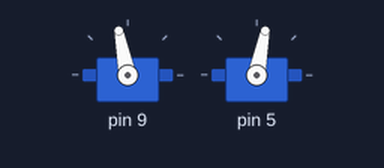
Simulated run of this sketch. Board: Arduino Uno, built with avr-gcc and run on an emulated ATmega328P. On the bench: 2 × servo.

Above: at 0.05 s.
Timing chart, 0 to 3.5 s (numbered marks = the images above):
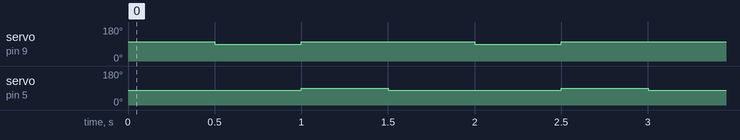

Measured:
- by itself, servo on pin 9: alternates 101° for 1.0 s and 90° for 0.50 s
- by itself, servo on pin 5: alternates 90° for 0.50 s and 79° for 1.0 s

The sketch:

wheel.ino
```cpp
#include "wheel.h"

wheel myWheel(9, 5);

void setup() {
  myWheel.init();

}

void loop() {
  myWheel.moveForwards();
  delay(500);

  myWheel.turnRight();
  delay(500);

  myWheel.turnLeft();
  delay(500);

}
```

wheel.cpp
```cpp
#include "wheel.h"

// constructor
wheel::wheel(int servoPin1, int servoPin2) {
  this->servoPin1 = servoPin1; // left
  this->servoPin2 = servoPin2; // right
}

// initialize the sensor
void wheel::init() {
  servo1.attach(servoPin1, 700, 2300);
  servo2.attach(servoPin2, 700, 2300);
}

void wheel::moveForwards() {
  servo1.writeMicroseconds(1600);
  servo2.writeMicroseconds(1400);
}

// unnecessary
void wheel::moveBackwards() {
  servo1.writeMicroseconds(1500);
  servo2.writeMicroseconds(1500);
}

void wheel::turnLeft() {
  servo1.writeMicroseconds(1600);
  servo2.writeMicroseconds(1500);
}

void wheel::turnRight() {
  servo1.writeMicroseconds(1500);
  servo2.writeMicroseconds(1400);
}

void wheel::stop() {
  servo1.writeMicroseconds(1500);
  servo2.writeMicroseconds(1500);
}

// not setup yet
bool wheel::setSpeed() {
  return true;
}
```

wheel.h
```cpp
#ifndef WHEEL_H
#define WHEEL_H

#include <Servo.h>
#include <Arduino.h>

class wheel {
public:
  wheel() {}
  wheel(int servoPin1, int servoPin2);

  void init();

  // wheel controllers
  void moveForwards();
  void moveBackwards();
  void stop();

  // turns in place
  void turnLeft();
  void turnRight();

  // not setup yet
  bool setSpeed();

private:
  // both wheels are taken into account
  Servo servo1;
  Servo servo2;
  int servoPin1;
  int servoPin2;

};

#endif // WHEEL_H
```
